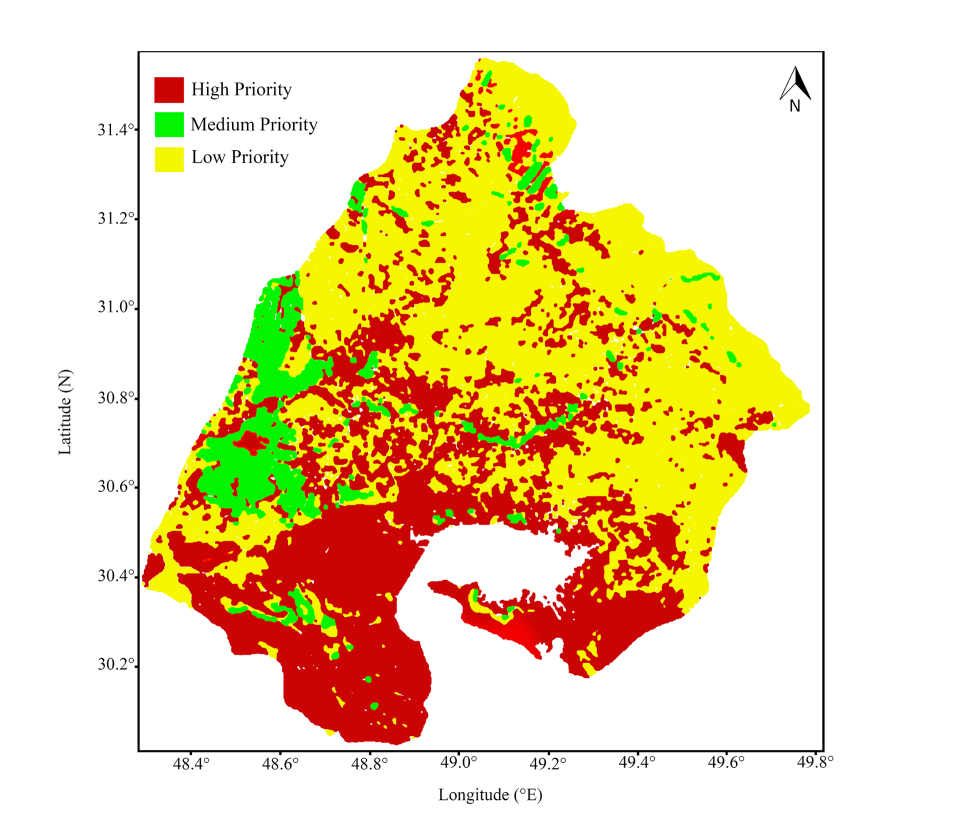
#> input picture Hydrological_Risk_Prioritization_Map.png, 1958 x 1649 px (shown at 1/2 size)
$ python sensitivity_map.py ../../Hydrological_Risk_Prioritization_Map.png
#> lines starting #> are read from the running program, lines starting #| are printed output that depends on the picture; after the words box and inside, x2 and y2 are one past the last pixel; in counts of white or black regions, pixels touching at a corner belong together
### revision_2026/python/shpread.py
import struct, numpy as np

A = 6378137.0; F = 1 / 298.257223563; E2 = F * (2 - F); E = np.sqrt(E2)

# [15 lines left out: function lcc_inverse, not called in this run]

def utm_inverse(x, y, zone=39, north=True):
    k0 = 0.9996; x = np.asarray(x) - 500000.0; y = np.asarray(y) - (0 if north else 1e7)
    ep2 = E2 / (1 - E2); M = y / k0
    mu = M / (A * (1 - E2 / 4 - 3 * E2 ** 2 / 64 - 5 * E2 ** 3 / 256))
    e1 = (1 - np.sqrt(1 - E2)) / (1 + np.sqrt(1 - E2))
    p1 = mu + (3 * e1 / 2 - 27 * e1 ** 3 / 32) * np.sin(2 * mu) + (21 * e1 ** 2 / 16 - 55 * e1 ** 4 / 32) * np.sin(4 * mu) \
        + (151 * e1 ** 3 / 96) * np.sin(6 * mu) + (1097 * e1 ** 4 / 512) * np.sin(8 * mu)
    C1 = ep2 * np.cos(p1) ** 2; T1 = np.tan(p1) ** 2; N1 = A / np.sqrt(1 - E2 * np.sin(p1) ** 2)
    R1 = A * (1 - E2) / (1 - E2 * np.sin(p1) ** 2) ** 1.5; D = x / (N1 * k0)
    lat = p1 - (N1 * np.tan(p1) / R1) * (D ** 2 / 2 - (5 + 3 * T1 + 10 * C1 - 4 * C1 ** 2 - 9 * ep2) * D ** 4 / 24
                                         + (61 + 90 * T1 + 298 * C1 + 45 * T1 ** 2 - 252 * ep2 - 3 * C1 ** 2) * D ** 6 / 720)
    lon = (D - (1 + 2 * T1 + C1) * D ** 3 / 6 + (5 - 2 * C1 + 28 * T1 - 3 * C1 ** 2 + 8 * ep2 + 24 * T1 ** 2) * D ** 5 / 120) / np.cos(p1)
    return np.rad2deg(lon) + (zone - 1) * 6 - 180 + 3, np.rad2deg(lat)

# [31 lines left out: functions read_dbf, read_shp, not called in this run]

### revision_2026/python/sensitivity_map.py
"""Digitize the four-level habitat-sensitivity map (Appendix 2 of the 2011 Shadegan integrated management plan)
and cross-tabulate it with the revised priority screen and the S1 strategy layer.

Input : page image of Appendix 2 rendered at 300 dpi (e.g. `pdftoppm -png -r 300 -f 45 -l 45 plan.pdf p`);
        the plan is not redistributed. Pixel positions of the UTM 39N grid lines below refer to that rendering.
Output: results/sensitivity_grid.npy (0 = unmapped, 1 very high, 2 high, 3 medium, 4 low)
        results/results_sensitivity_map_comparison.json
"""
import json, os, sys
import numpy as np
from PIL import Image
sys.path.insert(0, os.path.dirname(__file__))
from shpread import utm_inverse

R = os.environ.get('SHADEGAN_WORKDIR', 'work/')
page = sys.argv[1] if len(sys.argv) > 1 else R + 'p-45.png'
X0, Y0, PX_E, PX_N = 837, 1226, 659, 661          # pixel of E 250000 / N 3400000 and pixels per 50 km
ORIGIN_LON, ORIGIN_LAT, RES = 48.284446521424286, 31.573536448590882, 0.002245788210298804
COLS = {1: (246, 8, 9), 2: (246, 129, 156), 3: (247, 246, 15), 4: (114, 214, 13)}   # legend colours

im = np.array(Image.open(page).convert('RGB')).astype(float)
H, W, _ = im.shape
#> H = 1649; W = 1958
cls = np.zeros((H, W), np.uint8); best = np.full((H, W), 1e9)
for k, c in COLS.items():
    d = np.sqrt(((im - np.array(c)) ** 2).sum(-1)); m = (d < 60) & (d < best); cls[m] = k; best[m] = d[m]
#> this loop made 4 passes
#> pass 1, `d = np.sqrt(((im - np.array(c)) ** 2).sum(-1))`:
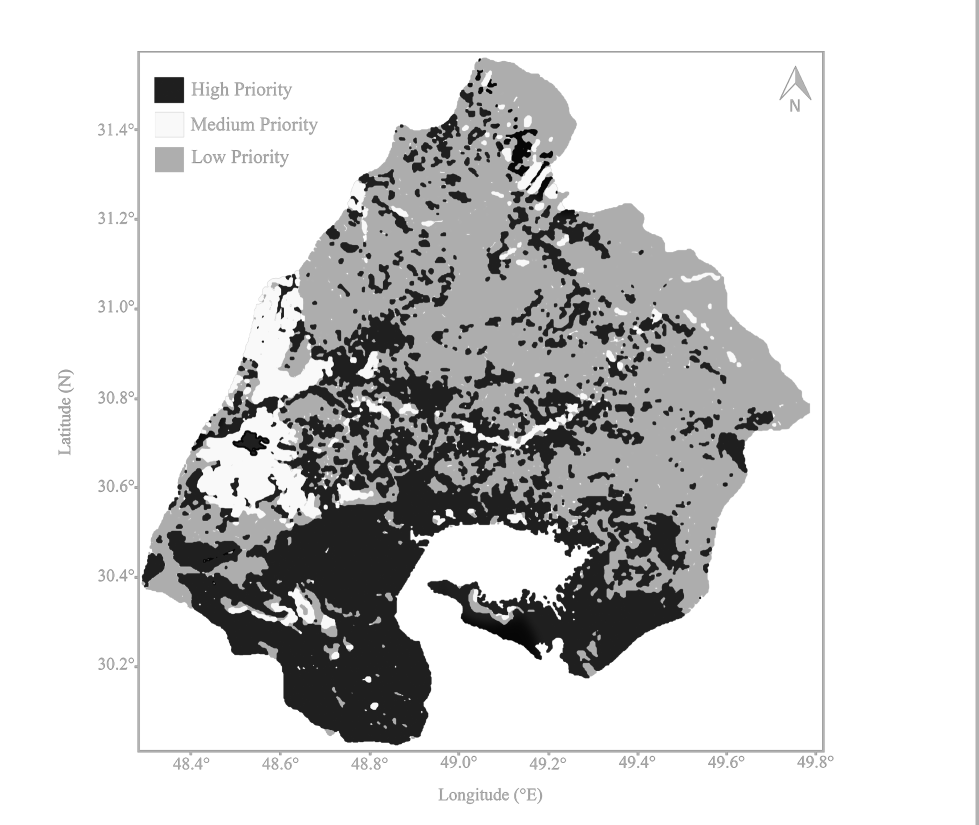
#> d: shape (1649, 1958) float64 (shown at 1/2 size); min 2.24, max 348.7, mean 291.6; drawn with min black and max white
#> pass 1, `m = (d < 60) & (d < best)`:
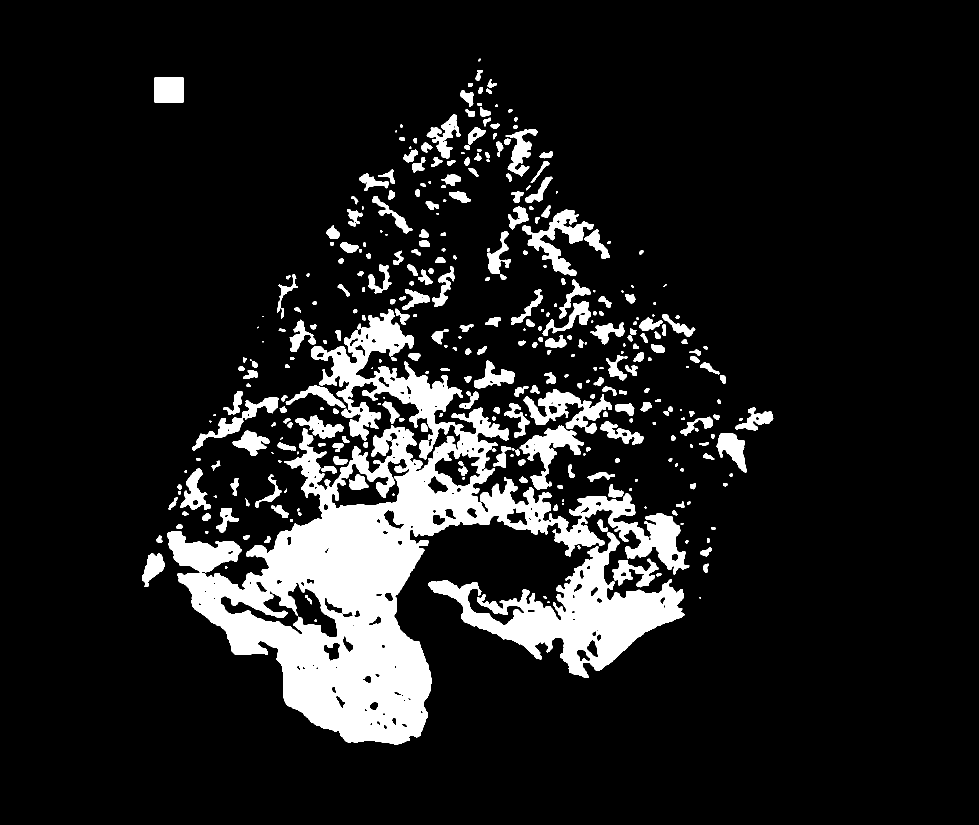
#> m: shape (1649, 1958) bool (shown at 1/2 size); 11.7% white; 363 white regions (43 under 20 px), largest, box (x1, y1, x2, y2) and area: (334, 618, 1379, 1490) 222095, (856, 1065, 1369, 1356) 46916, (1047, 778, 1223, 868) 6144
#> after the loop:
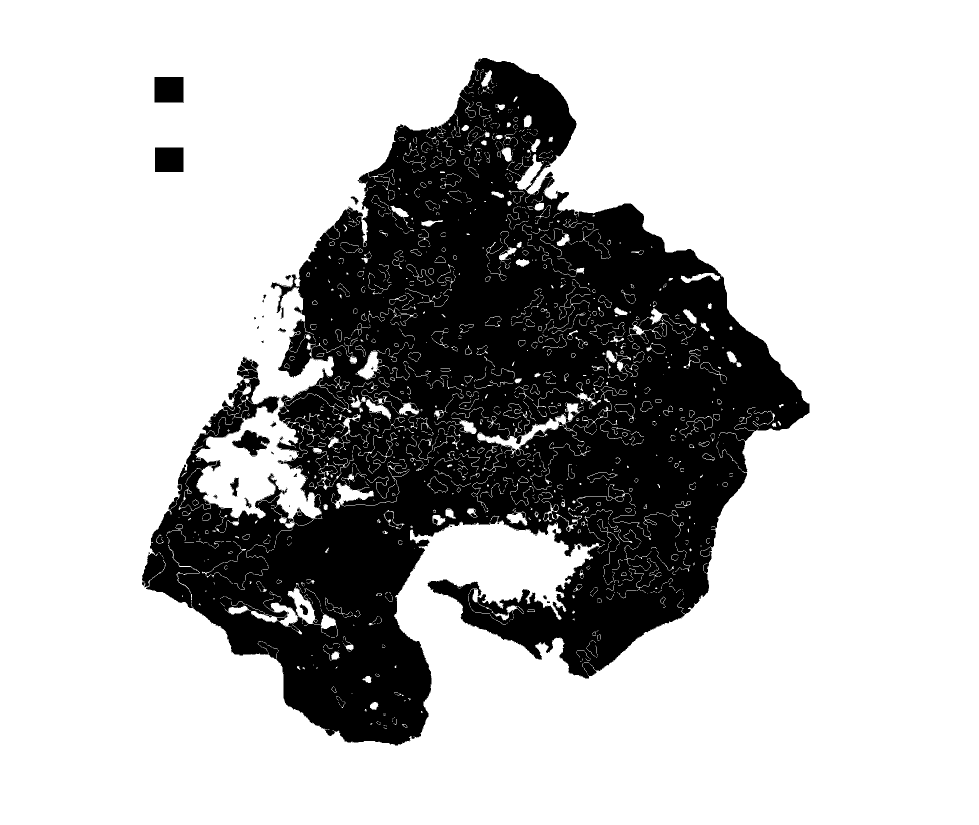
#> best: shape (1649, 1958) float64 (shown at 1/2 size); min 1, max 1e+09, mean 734560093.2; drawn with min black and max white
yy, xx = np.mgrid[0:H, 0:W]
inside = (xx > 531) & (xx < 2114) & (yy > 498) & (yy < 2660)                       # map frame
inside &= ~((xx < 1060) & (yy > 2030)); inside &= ~((xx > 1500) & (yy > 2330)); inside &= ~((xx > 1780) & (yy < 840))  # legend, title, inset
cls[~inside] = 0
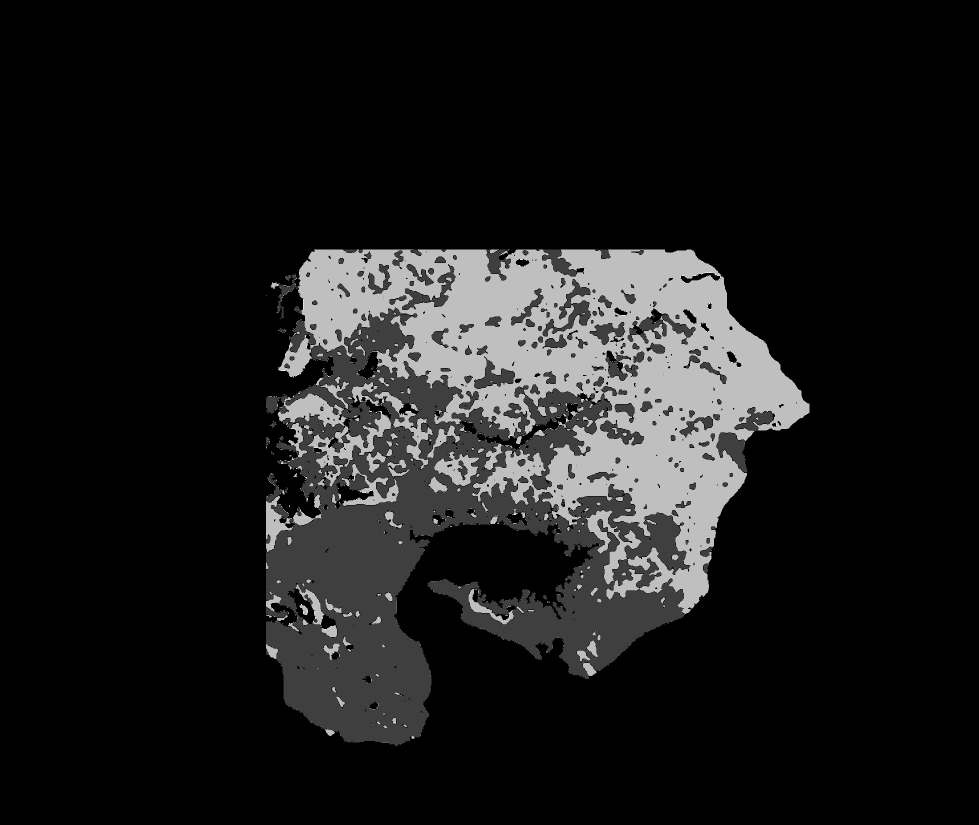
#> cls: shape (1649, 1958) (shown at 1/2 size); min 0, max 4, mean 0.42; drawn with min black and max white
E = 250000 + (xx - X0) * 50000 / PX_E; N = 3400000 - (yy - Y0) * 50000 / PX_N
sel = cls > 0
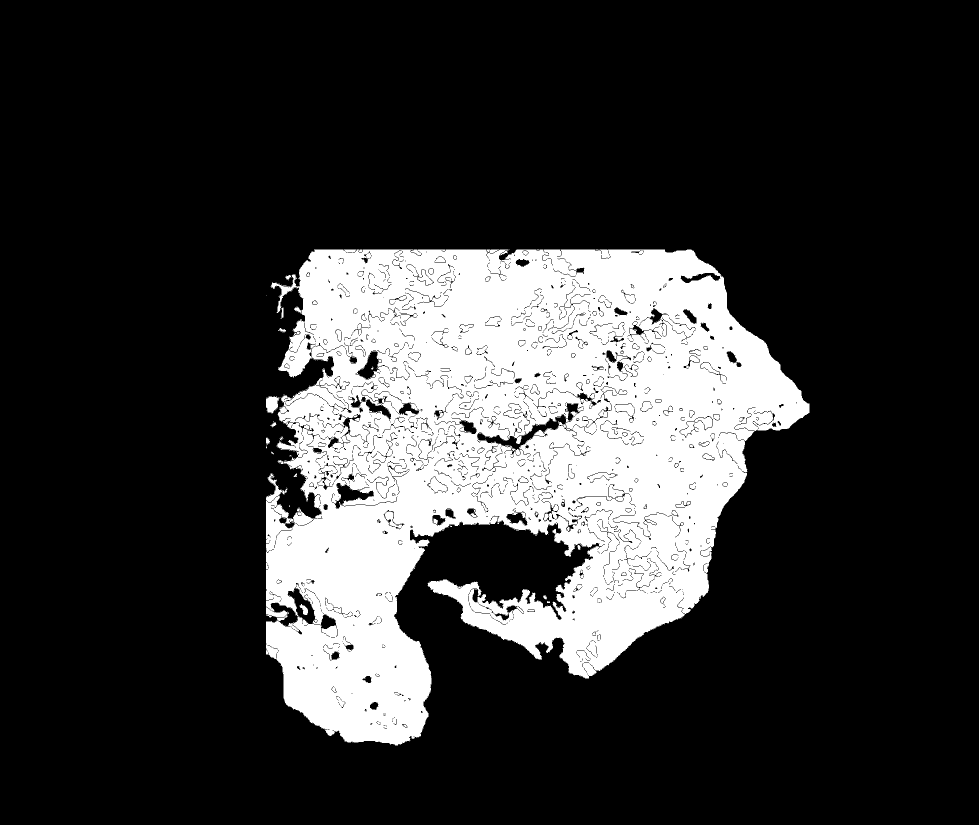
#> sel: shape (1649, 1958) bool (shown at 1/2 size); 20.5% white; 55 white regions (43 under 20 px), largest, box (x1, y1, x2, y2) and area: (532, 499, 1619, 1491) 659845, (532, 793, 559, 827) 667, (599, 1208, 616, 1230) 195
lon, lat = utm_inverse(E[sel], N[sel], 39)

#> (the run stopped early here; a loop or call above may not have finished)

$ run again, on Spatio_Temporal_Distribution_maps_of_Turbidity_index.png
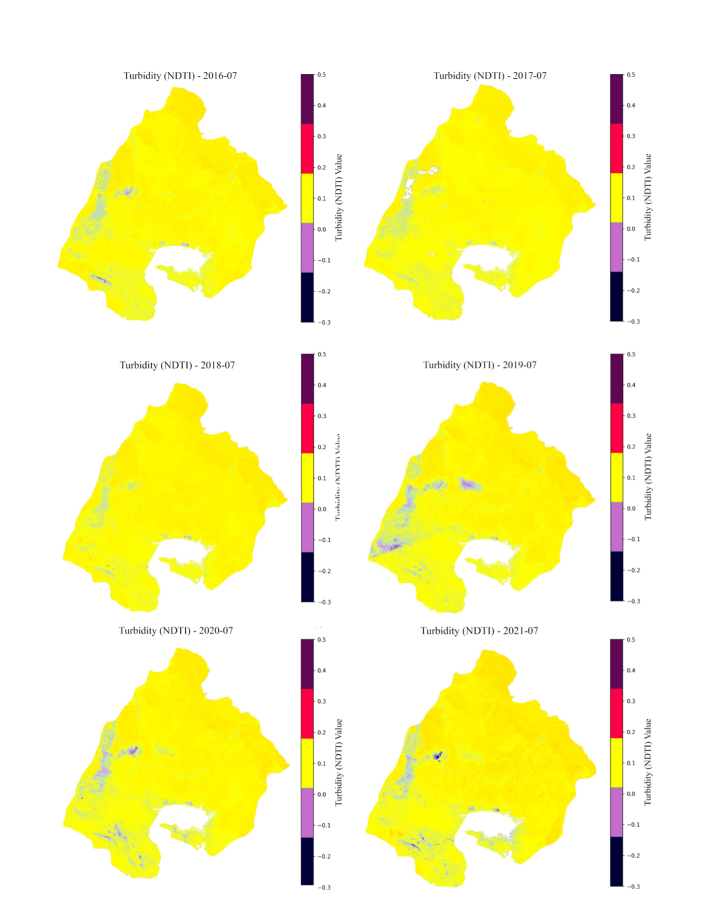
#> input picture Spatio_Temporal_Distribution_maps_of_Turbidity_index.png, 1405 x 1811 px (shown at 1/2 size)
#> after the loop `for k, c in COLS.items():`:
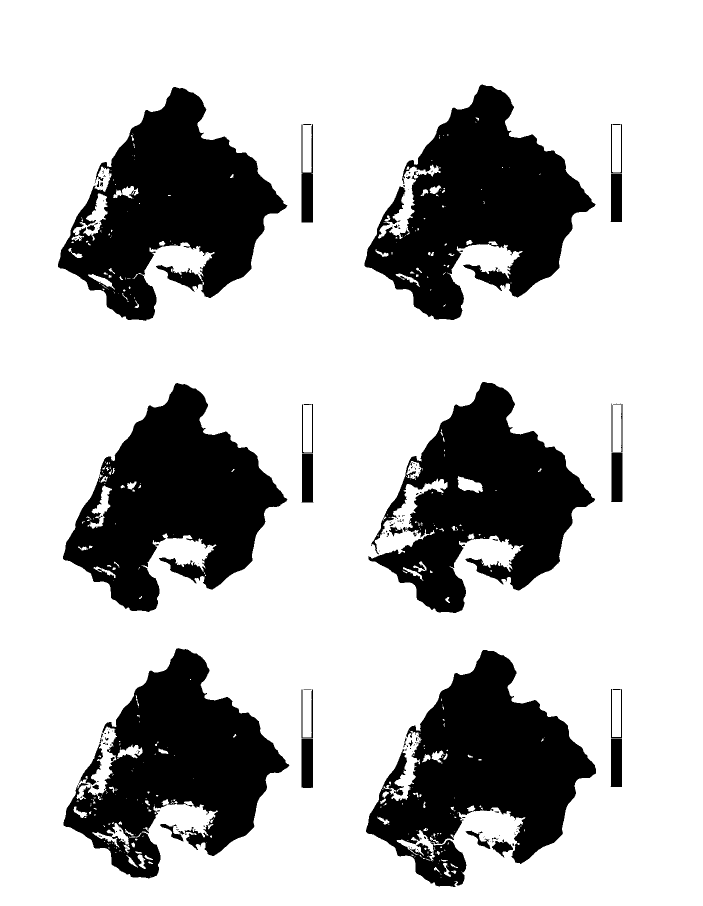
#> best: shape (1811, 1405) float64 (shown at 1/2 size); min 0, max 1e+09, mean 747649697.5; drawn with min black and max white
#> `sel = cls > 0`:
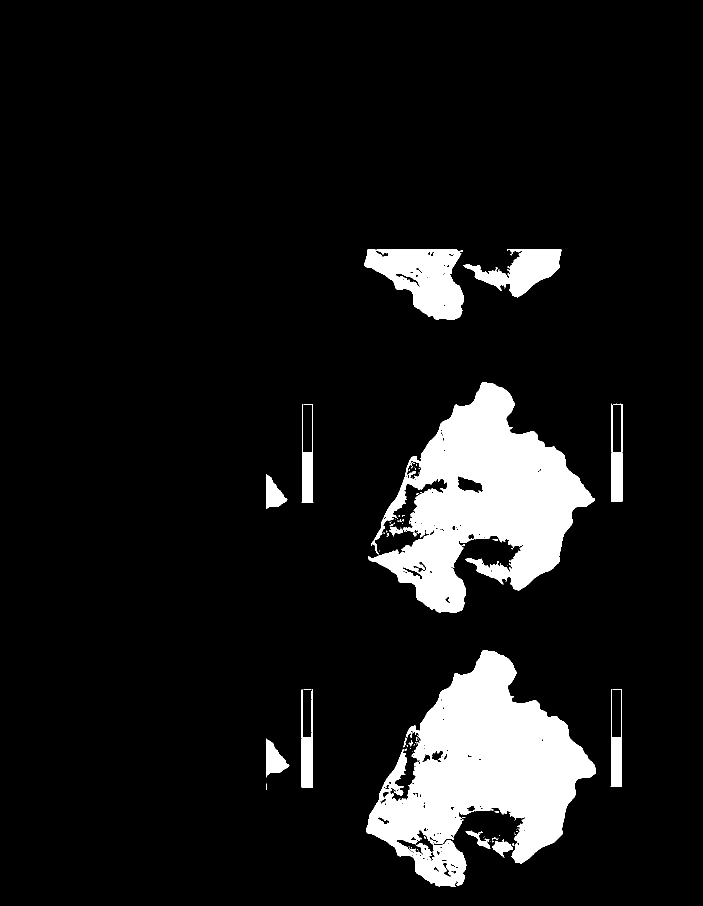
#> sel: shape (1811, 1405) bool (shown at 1/2 size); 9.7% white; 91 white regions (66 under 20 px), largest, box (x1, y1, x2, y2) and area: (732, 1300, 1192, 1774) 105854, (737, 764, 1190, 1226) 99083, (729, 499, 928, 640) 17064
